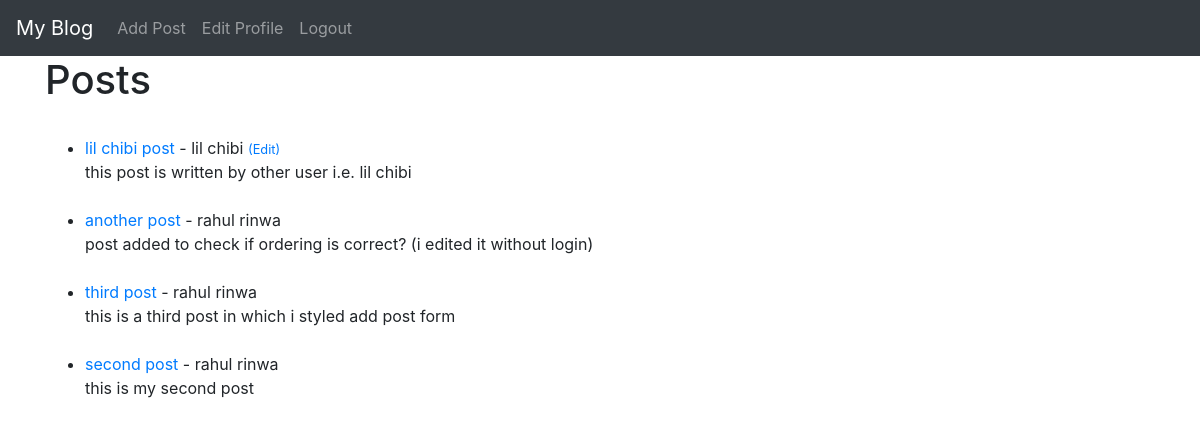
Page / (signed in) on the earlier database version.
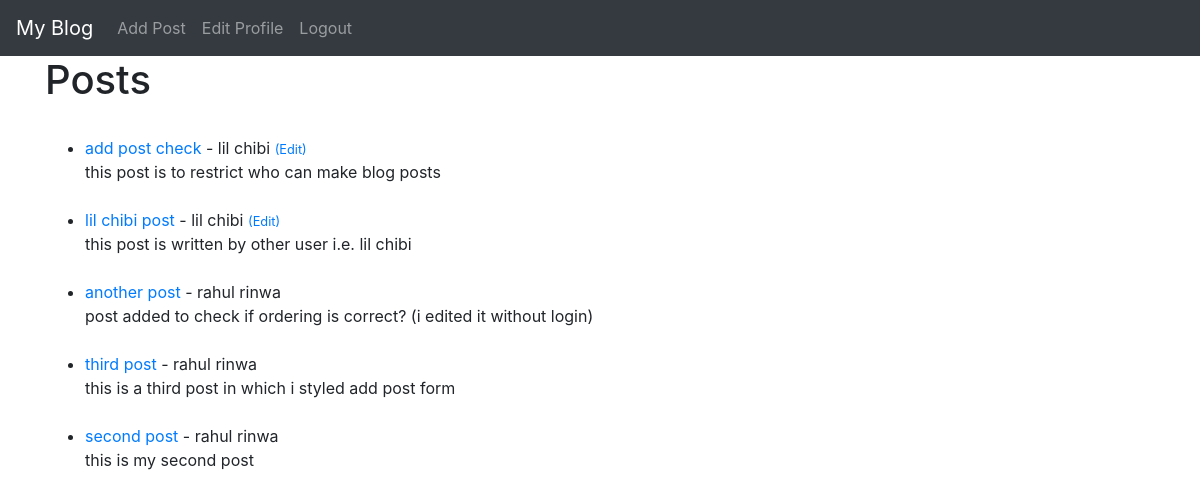
Same page on the later database version.
### blog_app/models.py (models this page shows, shortened)
class Post(models.Model):
    title = models.CharField(max_length=255)
    author = models.ForeignKey(User, on_delete=models.CASCADE)
    body = RichTextField(blank=True, null=True)
    post_date = models.DateField(auto_now_add=True)
    likes = models.ManyToManyField(User, related_name="blog_post")

### blog_app/views.py (the view)
# urls.py: path('', HomeView.as_view(), name='home'),
class HomeView(ListView):
    model = Post
    template_name = 'home.html'
    ordering = ['-id']

### templates/home.html
{% extends "base.html"%}
{% block content%}
<h1>Posts</h1>
<br>
<ul>
    {% for post in object_list %}
     <li><a href="{% url 'article_detail' post.pk %}">{{ post.title }}</a> - {{ post.author.first_name }} {{ post.author.last_name }}
        {% if user.id == post.author.id %}
        <small><a href="{% url 'update_post' post.pk %}">(Edit)</a></small>
        {% endif %}
         <br>
        {{ post.body|safe|slice:":200" }}</li>
     <br>
    {% endfor %}
</ul>
{% endblock %}

Differences in the rows shown:
added Post: title "add post check", author.first_name "lil", author.last_name "chibi", shows "(Edit)", body "this post is to restrict who can make blog posts"
